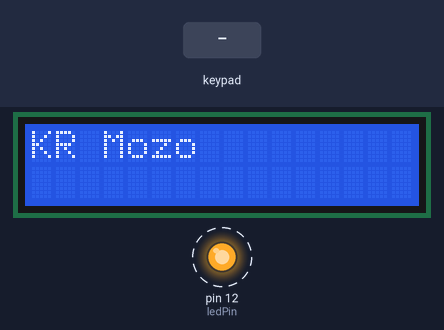
A sketch run on a simulated Arduino Uno, built with avr-gcc and run on an emulated ATmega328P. Shown: 16×2 character LCD, output pins drawn as LEDs (lit = HIGH). Dashed ring = blinking. The test bench sets the inputs (shaded band). What the sketch prints to the serial monitor is not drawn.

Above: at 6.0 s.
6.1 s: key 'A' pressed
At 6.16 s:
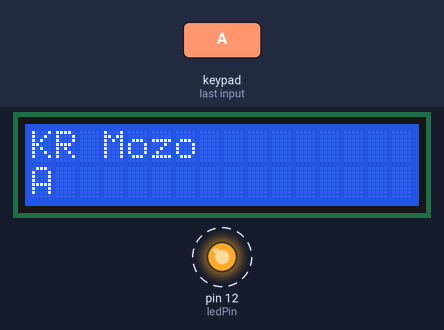
7.8 s: keypad keys 9 8 7 6 # pressed 0.4 s apart
At 9.52 s:
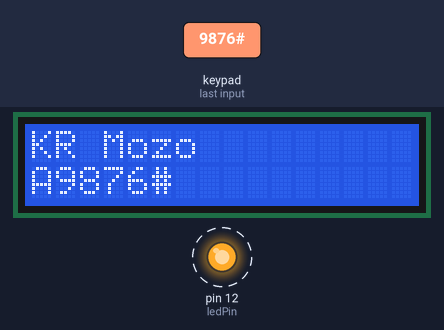
11.3 s: key 'B' pressed
At 11.44 s:
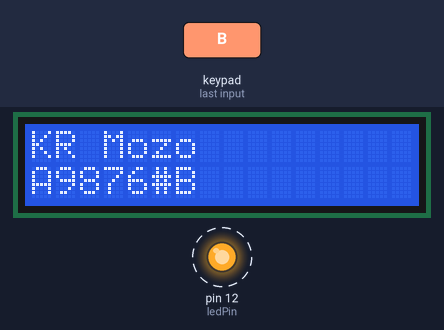
13.0 s: keypad keys 9 8 7 6 * pressed 0.4 s apart
At 14.64 s:
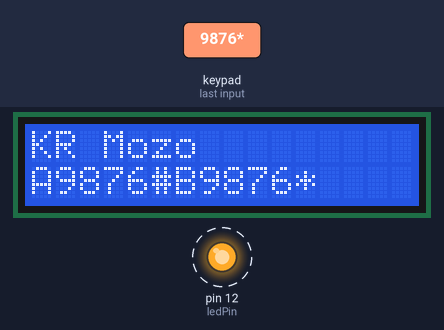
16.5 s: key 'C' pressed
At 16.56 s:
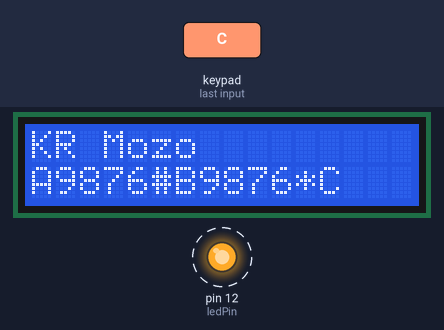
18.2 s: key '*' pressed
At 18.32 s:
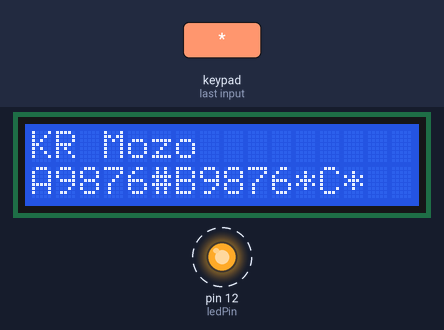
Timing chart, 0 to 20.9 s (numbered marks = the images above; inputs shaded):
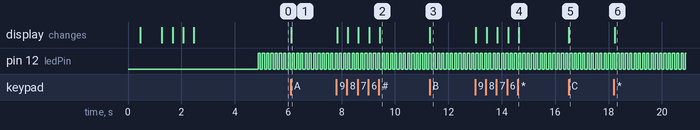

Measured:
- after the input at 6.1 s, the display: changes at once (image 1)
- after the input at 7.8 s, the display: first changes at once (image 2 shows a later state)
- after the input at 11.3 s, the display: changes at once (image 3)
- after the input at 13.0 s, the display: first changes at once (image 4 shows a later state)
- after the input at 16.5 s, the display: changes at once (image 5)
- after the input at 18.2 s, the display: changes at once (image 6)
- by itself, pin 12 (ledPin): alternates HIGH for 0.08 s and LOW for 0.08 s

The sketch:

lcd_i2c.ino
```cpp
// |———————————————————————————————————————————————————————|
// |  made by Arduino_uno_guy 11/13/2019                   |
// |   https://create.arduino.cc/projecthub/arduino_uno_guy|
//  |———————————————————————————————————————————————————————|


#include "LiquidCrystal_I2C.h"
#include <Keypad.h>
#include  "Wire.h"

const byte ROWS = 4;
const byte COLS = 4;

char hexaKeys[ROWS][COLS] = {
  {'1', '2', '3', 'A'},
  {'4', '5', '6', 'B'},
  {'7', '8', '9', 'C'},
  {'*', '0', '#', 'D'}
};

byte rowPins[ROWS] = {9, 8, 7, 6};
byte colPins[COLS] = {5, 4, 3, 2};

Keypad customKeypad = Keypad(makeKeymap(hexaKeys), rowPins, colPins, ROWS, COLS);

LiquidCrystal_I2C lcd(0x27,  16, 2);

const int ledPin = 12;
int ledState = LOW;
int *ledStateP;
unsigned long prevMillis = 0;
unsigned long *prevMillisP;
const long interval = 80;

String value = "";
String intro = "KR Mozo";

void setup() {
  Serial.begin(9600);

  prevMillisP = &prevMillis;
  ledStateP = &ledState;
  pinMode(ledPin, OUTPUT);

  Serial.println("LCD Character Backpack I2C Test.");
  //initialize lcd screen
  lcd.init();
  // turn on the backlight
  lcd.backlight();
  delayedPrint(intro, 400);
  lcd.setCursor(0, 1);
  delay(2000);
}
void loop() {
  char customKey = customKeypad.getKey();
  // blinkLED();
  intervalHighLow(ledPin, ledStateP, prevMillisP, interval);
  if (customKey){
    int len = value.length();
    int index = len-1;
    index = constrain(index, 0, 15);
    if(customKey == 'D'){
      lcd.setCursor(index, 1);
      lcd.print(" ");
      lcd.setCursor(index, 1);
      value = value.substring(0, index);
    }
    else if(len <= 15){
      value = value+customKey;
      lcd.print(customKey);
    }
    Serial.println(value);
  }
}

void delayedPrint(String value, int ms) {

  for (int c=0; c<value.length(); c++){
    lcd.print(value[c]);
    delay(ms);
  }

}

void intervalHighLow(int pin, int* state, long* prevMillis, long interval) {

  unsigned long currentMillis = millis();

  if (currentMillis - *prevMillis >= interval) {
    *prevMillis = currentMillis;
    Serial.println(*prevMillis);
    if (*state == LOW) {
      *state = HIGH;
    } else {
      *state = LOW;
    }

    digitalWrite(pin, *state);
  }
}
```
